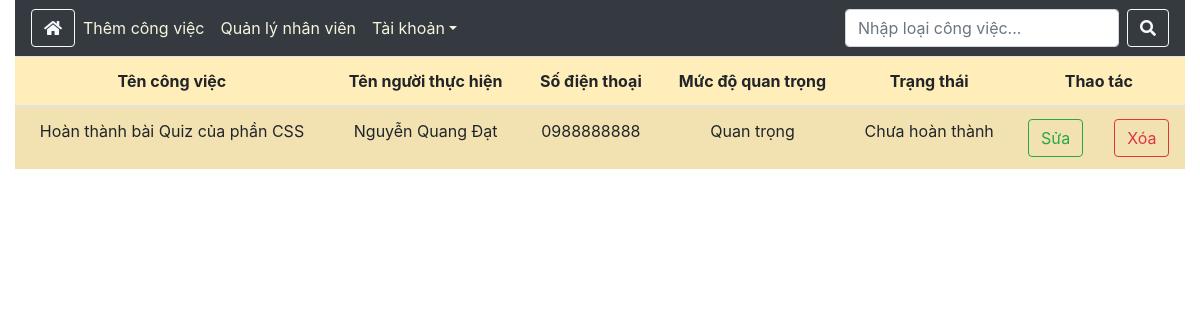
The app's page /index.php?controller=cv&action=view&id=4 (signed in) with its own data.
### tables this page shows
CREATE TABLE `cong_viec` (
  `ID_cv` int(10) NOT NULL,
  `Mo_ta` varchar(255) NOT NULL,
  `ID_nhan_vien` int(10) NOT NULL,
  `ID_loai_cong_viec` int(10) NOT NULL,
  `Trang_thai` varchar(100) NOT NULL DEFAULT 'Chưa hoàn thành'
);

CREATE TABLE `nhan_vien` (
  `ID_nv` int(10) NOT NULL,
  `Ten_nv` varchar(100) NOT NULL,
  `Chuc_vu` varchar(100) NOT NULL,
  `SDT` varchar(13) NOT NULL,
  `Hinh_anh` varchar(255) DEFAULT NULL
);

CREATE TABLE `loai_cv` (
  `ID_loai_cv` int(10) NOT NULL,
  `Loai_cv` varchar(100) NOT NULL
);

### Controller/cvController.php (called while the page is built, shortened)
<?php
class cvController
{
    public function view()
    {
        $id = $_GET['id'];
        $objcvModel = new cvModel();
        $row = $objcvModel->getOne($id);
        include 'View/cv/view.php';
    }
}

### Model/DatabaseConnect.php (called while the page is built, shortened)
<?php
 class DatabaseConnect {
     public function __construct() {
        $username = 'root';
        $password = '';
        $options  = array(PDO::MYSQL_ATTR_INIT_COMMAND => "SET NAMES utf8");
        $this->dbc = new PDO('mysql:host=localhost;dbname=phan_cong_cong_viec', $username, $password,$options);
    }
 }
?>

### Model/cvModel.php (called while the page is built, shortened)
<?php
class cvModel extends DatabaseConnect
{
    public function getOne($id)
    {
        $sql = "SELECT * FROM `cong_viec` JOIN loai_cv ON cong_viec.ID_loai_cong_viec = loai_cv.ID_loai_cv JOIN nhan_vien ON cong_viec.ID_nhan_vien = nhan_vien.ID_nv WHERE cong_viec.ID_cv = $id";
        $stmt = $this->dbc->query($sql);
        $stmt->setFetchMode(PDO::FETCH_OBJ);
        $row = $stmt->fetch();
        return $row;
    }
}

### View/cv/view.php (the view)
<div class="row">
    <div class="col-lg-12">
        <table class="table table-warning table-striped"  style="text-align: center">
            <thead>
                <tr>
                    <th>Tên công việc</th>
                    <th>Tên người thực hiện</th>
                    <th>Số điện thoại</th>
                    <th>Mức độ quan trọng</th>
                    <th>Trạng thái</th>
                    <th colspan="2">Thao tác</th>
                </tr>
            </thead>
            <tbody>
                <tr>
                    <td><?php echo $row->Mo_ta; ?></td>
                    <td><?php echo $row->Ten_nv; ?></td>
                    <td><?php echo $row->SDT; ?></td>
                    <td><?php echo $row->Loai_cv; ?></td>
                    <td><?php echo $row->Trang_thai; ?></td>
                    <td>
                        <a href="index.php?controller=cv&action=edit&id=<?php echo $row->ID_cv; ?>"
                            class="btn btn-outline-success">Sửa</a>
                    </td>
                    <td><a href="index.php?controller=cv&action=delete&id=<?php echo $row->ID_cv; ?>"
                            class="btn btn-outline-danger">Xóa</a>
                    </td>
                </tr>
            </tbody>
        </table>
    </div>
</div>

### records on screen
cong_viec: Mo_ta "Hoàn thành bài Quiz của phần CSS", ID_nhan_vien.Ten_nv "Nguyễn Quang Đạt", ID_nhan_vien.SDT "0988888888", loai_cv.Loai_cv "Quan trọng", Trang_thai "Chưa hoàn thành"
